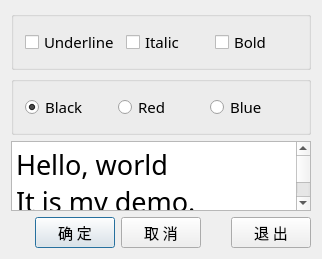
<?xml version="1.0" encoding="UTF-8"?>
<ui version="4.0">
 <class>QWDialog</class>
 <widget class="QDialog" name="QWDialog">
  <property name="geometry">
   <rect>
    <x>0</x>
    <y>0</y>
    <width>322</width>
    <height>223</height>
   </rect>
  </property>
  <property name="font">
   <font>
    <family>宋体</family>
    <pointsize>11</pointsize>
   </font>
  </property>
  <property name="windowTitle">
   <string>Dialog by Designer</string>
  </property>
  <layout class="QVBoxLayout" name="verticalLayout">
   <item>
    <widget class="QGroupBox" name="groupBox_2">
     <property name="title">
      <string/>
     </property>
     <layout class="QHBoxLayout" name="horizontalLayout_2">
      <item>
       <widget class="QCheckBox" name="chkBoxUnder">
        <property name="text">
         <string>Underline</string>
        </property>
       </widget>
      </item>
      <item>
       <widget class="QCheckBox" name="chkBoxItalic">
        <property name="text">
         <string>Italic</string>
        </property>
       </widget>
      </item>
      <item>
       <widget class="QCheckBox" name="chkBoxBold">
        <property name="text">
         <string>Bold</string>
        </property>
       </widget>
      </item>
     </layout>
    </widget>
   </item>
   <item>
    <widget class="QGroupBox" name="groupBox">
     <property name="title">
      <string/>
     </property>
     <layout class="QHBoxLayout" name="horizontalLayout_3">
      <item>
       <widget class="QRadioButton" name="rBtnBlack">
        <property name="text">
         <string>Black</string>
        </property>
        <property name="checked">
         <bool>true</bool>
        </property>
       </widget>
      </item>
      <item>
       <widget class="QRadioButton" name="rBtnRed">
        <property name="text">
         <string>Red</string>
        </property>
       </widget>
      </item>
      <item>
       <widget class="QRadioButton" name="rBtnBlue">
        <property name="text">
         <string>Blue</string>
        </property>
       </widget>
      </item>
     </layout>
    </widget>
   </item>
   <item>
    <widget class="QPlainTextEdit" name="txtEdit">
     <property name="font">
      <font>
       <pointsize>20</pointsize>
      </font>
     </property>
     <property name="plainText">
      <string>Hello, world
It is my demo.</string>
     </property>
    </widget>
   </item>
   <item>
    <spacer name="verticalSpacer">
     <property name="orientation">
      <enum>Qt::Vertical</enum>
     </property>
     <property name="sizeHint" stdset="0">
      <size>
       <width>20</width>
       <height>40</height>
      </size>
     </property>
    </spacer>
   </item>
   <item>
    <layout class="QHBoxLayout" name="horizontalLayout">
     <item>
      <spacer name="horizontalSpacer_2">
       <property name="orientation">
        <enum>Qt::Horizontal</enum>
       </property>
       <property name="sizeHint" stdset="0">
        <size>
         <width>40</width>
         <height>20</height>
        </size>
       </property>
      </spacer>
     </item>
     <item>
      <widget class="QPushButton" name="btnOK">
       <property name="text">
        <string>确 定</string>
       </property>
      </widget>
     </item>
     <item>
      <widget class="QPushButton" name="btnCancel">
       <property name="text">
        <string>取 消</string>
       </property>
      </widget>
     </item>
     <item>
      <spacer name="horizontalSpacer">
       <property name="orientation">
        <enum>Qt::Horizontal</enum>
       </property>
       <property name="sizeHint" stdset="0">
        <size>
         <width>40</width>
         <height>20</height>
        </size>
       </property>
      </spacer>
     </item>
     <item>
      <widget class="QPushButton" name="btnClose">
       <property name="text">
        <string>退 出</string>
       </property>
      </widget>
     </item>
    </layout>
   </item>
  </layout>
 </widget>
 <layoutdefault spacing="6" margin="11"/>
 <resources/>
 <connections>
  <connection>
   <sender>btnOK</sender>
   <signal>clicked()</signal>
   <receiver>QWDialog</receiver>
   <slot>accept()</slot>
   <hints>
    <hint type="sourcelabel">
     <x>121</x>
     <y>218</y>
    </hint>
    <hint type="destinationlabel">
     <x>61</x>
     <y>225</y>
    </hint>
   </hints>
  </connection>
  <connection>
   <sender>btnCancel</sender>
   <signal>clicked()</signal>
   <receiver>QWDialog</receiver>
   <slot>reject()</slot>
   <hints>
    <hint type="sourcelabel">
     <x>216</x>
     <y>218</y>
    </hint>
    <hint type="destinationlabel">
     <x>276</x>
     <y>225</y>
    </hint>
   </hints>
  </connection>
  <connection>
   <sender>btnClose</sender>
   <signal>clicked()</signal>
   <receiver>QWDialog</receiver>
   <slot>close()</slot>
   <hints>
    <hint type="sourcelabel">
     <x>365</x>
     <y>230</y>
    </hint>
    <hint type="destinationlabel">
     <x>398</x>
     <y>217</y>
    </hint>
   </hints>
  </connection>
 </connections>
</ui>
